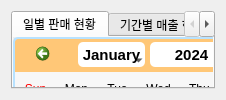
                     <widget class="QWidget" name="postSales">
                      <layout class="QVBoxLayout" name="verticalLayout_20">
                       <item>
                        <widget class="QTabWidget" name="tabWidget">
                         <property name="tabPosition">
                          <enum>QTabWidget::North</enum>
                         </property>
                         <property name="tabShape">
                          <enum>QTabWidget::Rounded</enum>
                         </property>
                         <property name="currentIndex">
                          <number>0</number>
                         </property>
                         <property name="documentMode">
                          <bool>false</bool>
                         </property>
                         <property name="tabsClosable">
                          <bool>false</bool>
                         </property>
                         <property name="movable">
                          <bool>false</bool>
                         </property>
                         <property name="tabBarAutoHide">
                          <bool>false</bool>
                         </property>
                         <widget class="QWidget" name="daily_sales">
                          <attribute name="title">
                           <string>일별 판매 현황</string>
                          </attribute>
                          <widget class="QWidget" name="verticalLayoutWidget">
                           <property name="geometry">
                            <rect>
                             <x>0</x>
                             <y>0</y>
                             <width>302</width>
                             <height>552</height>
                            </rect>
                           </property>
                           <layout class="QVBoxLayout" name="verticalLayout_5">
                            <item>
                             <widget class="QCalendarWidget" name="cal_daily_sales">
                              <property name="minimumSize">
                               <size>
                                <width>290</width>
                                <height>272</height>
                               </size>
                              </property>
                              <property name="maximumSize">
                               <size>
                                <width>290</width>
                                <height>272</height>
                               </size>
                              </property>
                              <property name="styleSheet">
                               <string notr="true">/* //////////////////////////////////////////////////////////////////////////////////////// */
/* style for top navigation area ###############################################*/ 

#qt_calendar_navigationbar {
    background-color: #FFC777;
	border: 2px solid  #B8E2FF;
	border-bottom: 0px;
	border-top-left-radius: 5px;
	border-top-right-radius: 5px;
}

/* style for month change buttons ############################################ */

#qt_calendar_prevmonth, 
#qt_calendar_nextmonth {
	/* border delete */
    border: none;  
    /* delete default icons */
	qproperty-icon: none; 
	
    min-width: 50px;
    max-width: 50px;
    min-height: 25px;
    max-height: 25px;

    border-radius: 5px; 
	/* set background transparent */
    background-color: transparent; 
	padding: 5px;
}

/* style for pre month button ############################################ */

#qt_calendar_prevmonth {
	/* set text for button */
	/* qproperty-text: PREV; */
	margin-left: 15px;
	image: url(:/icon/images/icons/cil-caret-left.png);
	margin: 0px;
}

/* style for next month button ########################################### */
#qt_calendar_nextmonth {
    /* qproperty-text: NEXT; */
	margin-right: 15px;
	image: url(:/icon/images/icons/cil-caret-right.png);
	margin: 0px;
}
#qt_calendar_prevmonth:hover, 
#qt_calendar_nextmonth:hover {
    background-color: #55aaff;
}

#qt_calendar_prevmonth:pressed, 
#qt_calendar_nextmonth:pressed {
    background-color: rgba(235, 235, 235, 100);
}

/* Style for month and year buttons #################################### */

#qt_calendar_yearbutton {
	width: 60px;
    color: black;
	background-color: white;
	margin:5px;
    border-radius: 5px;
	font-size: 15px;
	padding:0px 10px;
}

#qt_calendar_monthbutton {
	width: 60px;
    color: black;
	background-color: white;
	font-size: 15px;
	margin:5px 0px;
    border-radius: 5px;
	padding:0px 2px;
}

#qt_calendar_yearbutton:hover, 
#qt_calendar_monthbutton:hover {
    background-color: #FFC777;
}

#qt_calendar_yearbutton:pressed, 
#qt_calendar_monthbutton:pressed {
    background-color: rgba(235, 235, 235, 100);
}


/* Style for year input lineEdit ######################################*/

#qt_calendar_yearedit {
    min-width: 70px;
    color: black;
    background: #ffffff;
	font-size: 15px;
	text-align: center;
	margin:5px 0px;
    border-radius: 5px;
	padding:0px 1px;
}

/* Style for year change buttons ######################################*/

#qt_calendar_yearedit::up-button { 
	image: url(:/icon/images/icons/cil-caret-top.png);
    subcontrol-position: right;
	background-color: #FFC777;
}

#qt_calendar_yearedit::down-button { 
	image: url(:/icon/images/icons/cil-caret-bottom.png);
    subcontrol-position: left; 
	background-color: #FFC777;
}

#qt_calendar_yearedit::down-button, 
#qt_calendar_yearedit::up-button {
	width: 15px;
	height: 25px;
	padding: 0px 5px;
	border-radius:3px;
}

#qt_calendar_yearedit::down-button:hover, 
#qt_calendar_yearedit::up-button:hover {
	background-color: #55aaff;
}

/* Style for month select menu ##################################### */

#calendarWidget QToolButton QMenu {
    background-color: white;
}
#calendarWidget QToolButton QMenu::item {
	/*padding: 10px;*/
}
#calendarWidget QToolButton QMenu::item:selected:enabled {
    background-color: #55aaff;
}

#calendarWidget QToolButton::menu-indicator {
	/* Remove toolButton arrow */
    /*image: none; */
	nosubcontrol-origin: margin;
	subcontrol-position: right center;
	margin-top: 10px;
	width:20px;
}

/* Style for calendar table ########################################## */
#qt_calendar_calendarview {
	/* Remove the selected dashed box */
    outline: 0px;

	border: 2px solid  #B8E2FF;
	border-top: 0px;
	border-bottom-left-radius: 5px;
	border-bottom-right-radius: 5px;
}

#qt_calendar_calendarview::item:hover {
    border-radius:5px;
	background-color:#aaffff;
}

#qt_calendar_calendarview::item:selected {
    background-color: #55aa7f; 
	border-radius:5px;
}

QCalendarWidget QAbstractItemView:enabled{
	background-color: white;
    color: black;
}
QCalendarWidget QAbstractItemView:disabled{
	background-color: white;
    color: #FFC777;
}</string>
                              </property>
                              <property name="minimumDate">
                               <date>
                                <year>2023</year>
                                <month>6</month>
                                <day>1</day>
                               </date>
                              </property>
                              <property name="firstDayOfWeek">
                               <enum>Qt::Sunday</enum>
                              </property>
                              <property name="selectionMode">
                               <enum>QCalendarWidget::SingleSelection</enum>
                              </property>
                              <property name="horizontalHeaderFormat">
                               <enum>QCalendarWidget::ShortDayNames</enum>
                              </property>
                              <property name="verticalHeaderFormat">
                               <enum>QCalendarWidget::NoVerticalHeader</enum>
                              </property>
                              <property name="dateEditEnabled">
                               <bool>false</bool>
                              </property>
                             </widget>
                            </item>
                            <item>
                             <widget class="QCalendarWidget" name="cal_daily_sales_2">
                              <property name="minimumSize">
                               <size>
                                <width>290</width>
                                <height>272</height>
                               </size>
                              </property>
                              <property name="maximumSize">
                               <size>
                                <width>290</width>
                                <height>272</height>
                               </size>
                              </property>
                              <property name="styleSheet">
                               <string notr="true">/* //////////////////////////////////////////////////////////////////////////////////////// */
/* style for top navigation area ###############################################*/ 

#qt_calendar_navigationbar {
    background-color: #FFC777;
	border: 2px solid  #B8E2FF;
	border-bottom: 0px;
	border-top-left-radius: 5px;
	border-top-right-radius: 5px;
}

/* style for month change buttons ############################################ */

#qt_calendar_prevmonth, 
#qt_calendar_nextmonth {
	/* border delete */
    border: none;  
    /* delete default icons */
	qproperty-icon: none; 
	
    min-width: 50px;
    max-width: 50px;
    min-height: 25px;
    max-height: 25px;

    border-radius: 5px; 
	/* set background transparent */
    background-color: transparent; 
	padding: 5px;
}

/* style for pre month button ############################################ */

#qt_calendar_prevmonth {
	/* set text for button */
	/* qproperty-text: PREV; */
	margin-left: 15px;
	image: url(:/icon/images/icons/cil-caret-left.png);
	margin: 0px;
}

/* style for next month button ########################################### */
#qt_calendar_nextmonth {
    /* qproperty-text: NEXT; */
	margin-right: 15px;
	image: url(:/icon/images/icons/cil-caret-right.png);
	margin: 0px;
}
#qt_calendar_prevmonth:hover, 
#qt_calendar_nextmonth:hover {
    background-color: #55aaff;
}

#qt_calendar_prevmonth:pressed, 
#qt_calendar_nextmonth:pressed {
    background-color: rgba(235, 235, 235, 100);
}

/* Style for month and year buttons #################################### */

#qt_calendar_yearbutton {
	width: 60px;
    color: black;
	background-color: white;
	margin:5px;
    border-radius: 5px;
	font-size: 15px;
	padding:0px 10px;
}

#qt_calendar_monthbutton {
	width: 60px;
    color: black;
	background-color: white;
	font-size: 15px;
	margin:5px 0px;
    border-radius: 5px;
	padding:0px 2px;
}

#qt_calendar_yearbutton:hover, 
#qt_calendar_monthbutton:hover {
    background-color: #FFC777;
}

#qt_calendar_yearbutton:pressed, 
#qt_calendar_monthbutton:pressed {
    background-color: rgba(235, 235, 235, 100);
}


/* Style for year input lineEdit ######################################*/

#qt_calendar_yearedit {
    min-width: 70px;
    color: black;
    background: #ffffff;
	font-size: 15px;
	text-align: center;
	margin:5px 0px;
    border-radius: 5px;
	padding:0px 1px;
}

/* Style for year change buttons ######################################*/

#qt_calendar_yearedit::up-button { 
	image: url(:/icon/images/icons/cil-caret-top.png);
    subcontrol-position: right;
	background-color: #FFC777;
}

#qt_calendar_yearedit::down-button { 
	image: url(:/icon/images/icons/cil-caret-bottom.png);
    subcontrol-position: left; 
	background-color: #FFC777;
}

#qt_calendar_yearedit::down-button, 
#qt_calendar_yearedit::up-button {
	width: 15px;
	height: 25px;
	padding: 0px 5px;
	border-radius:3px;
}

#qt_calendar_yearedit::down-button:hover, 
#qt_calendar_yearedit::up-button:hover {
	background-color: #55aaff;
}

/* Style for month select menu ##################################### */

#calendarWidget QToolButton QMenu {
    background-color: white;
}
#calendarWidget QToolButton QMenu::item {
	/*padding: 10px;*/
}
#calendarWidget QToolButton QMenu::item:selected:enabled {
    background-color: #55aaff;
}

#calendarWidget QToolButton::menu-indicator {
	/* Remove toolButton arrow */
    /*image: none; */
	nosubcontrol-origin: margin;
	subcontrol-position: right center;
	margin-top: 10px;
	width:20px;
}

/* Style for calendar table ########################################## */
#qt_calendar_calendarview {
	/* Remove the selected dashed box */
    outline: 0px;

	border: 2px solid  #B8E2FF;
	border-top: 0px;
	border-bottom-left-radius: 5px;
	border-bottom-right-radius: 5px;
}

#qt_calendar_calendarview::item:hover {
    border-radius:5px;
	background-color:#aaffff;
}

#qt_calendar_calendarview::item:selected {
    background-color: #55aa7f; 
	border-radius:5px;
}

QCalendarWidget QAbstractItemView:enabled{
	background-color: white;
    color: black;
}
QCalendarWidget QAbstractItemView:disabled{
	background-color: white;
    color: #FFC777;
}</string>
                              </property>
                              <property name="firstDayOfWeek">
                               <enum>Qt::Sunday</enum>
                              </property>
                              <property name="horizontalHeaderFormat">
                               <enum>QCalendarWidget::ShortDayNames</enum>
                              </property>
                              <property name="verticalHeaderFormat">
                               <enum>QCalendarWidget::NoVerticalHeader</enum>
                              </property>
                             </widget>
                            </item>
                           </layout>
                          </widget>
                          <widget class="QWidget" name="verticalLayoutWidget_2">
                           <property name="geometry">
                            <rect>
                             <x>300</x>
                             <y>0</y>
                             <width>431</width>
                             <height>551</height>
                            </rect>
                           </property>
                           <layout class="QVBoxLayout" name="verticalLayout_11">
                            <item>
                             <widget class="QListWidget" name="lsw_daily_sales">
                              <property name="minimumSize">
                               <size>
                                <width>420</width>
                                <height>490</height>
                               </size>
                              </property>
                              <property name="maximumSize">
                               <size>
                                <width>420</width>
                                <height>490</height>
                               </size>
                              </property>
                             </widget>
                            </item>
                            <item>
                             <widget class="QPushButton" name="btn_cal_priod">
                              <property name="sizePolicy">
                               <sizepolicy hsizetype="Preferred" vsizetype="Preferred">
                                <horstretch>0</horstretch>
                                <verstretch>0</verstretch>
                               </sizepolicy>
                              </property>
                              <property name="minimumSize">
                               <size>
                                <width>420</width>
                                <height>50</height>
                               </size>
                              </property>
                              <property name="maximumSize">
                               <size>
                                <width>420</width>
                                <height>50</height>
                               </size>
                              </property>
                              <property name="text">
                               <string>PushButton</string>
                              </property>
                             </widget>
                            </item>
                           </layout>
                          </widget>
                          <widget class="QWidget" name="verticalLayoutWidget_3">
                           <property name="geometry">
                            <rect>
                             <x>730</x>
                             <y>0</y>
                             <width>422</width>
                             <height>552</height>
                            </rect>
                           </property>
                           <layout class="QVBoxLayout" name="verticalLayout_12">
                            <item>
                             <widget class="QPlainTextEdit" name="pte_daily_sales">
                              <property name="minimumSize">
                               <size>
                                <width>420</width>
                                <height>550</height>
                               </size>
                              </property>
                              <property name="maximumSize">
                               <size>
                                <width>420</width>
                                <height>550</height>
                               </size>
                              </property>
                              <property name="font">
                               <font>
                                <family>NanumGothic</family>
                                <pointsize>10</pointsize>
                                <weight>50</weight>
                                <italic>false</italic>
                                <bold>false</bold>
                               </font>
                              </property>
                              <property name="readOnly">
                               <bool>true</bool>
                              </property>
                              <property name="backgroundVisible">
                               <bool>false</bool>
                              </property>
                              <property name="centerOnScroll">
                               <bool>false</bool>
                              </property>
                             </widget>
                            </item>
                           </layout>
                          </widget>
                         </widget>
                         <widget class="QWidget" name="sales_by_priod">
                          <attribute name="title">
                           <string>기간별 매출 현황</string>
                          </attribute>
                         </widget>
                        </widget>
                       </item>
                      </layout>
                     </widget>
